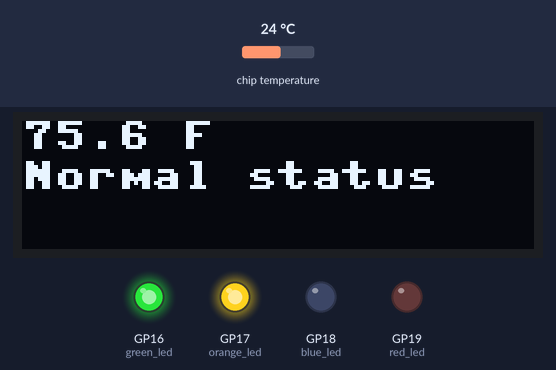
The program below on a simulated Raspberry Pi Pico running MicroPython. Shown: 128×32 one-colour display, output pins drawn as LEDs (lit = HIGH). The test bench sets the inputs (shaded band); at power-on: chip temperature 24 °C. What the program prints to the serial console is not drawn.

Above: at 1.2 s.
1.3 s: chip temperature set to 28 °C
At 7.5 s:
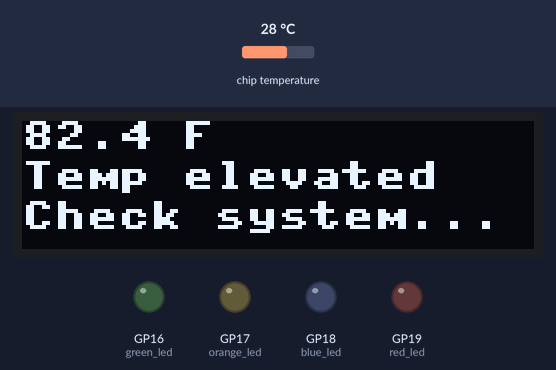
11.3 s: chip temperature set to 1 °C
At 14.3 s:
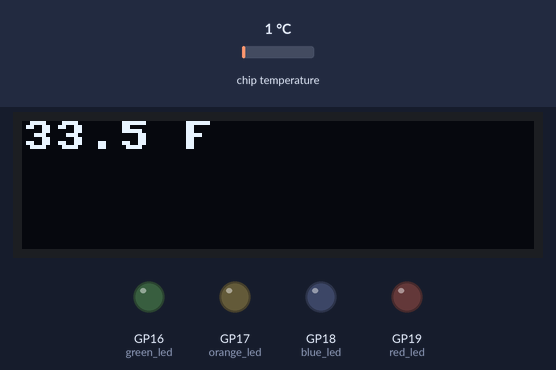
16.7 s: chip temperature set to 11 °C
At 20.0 s:
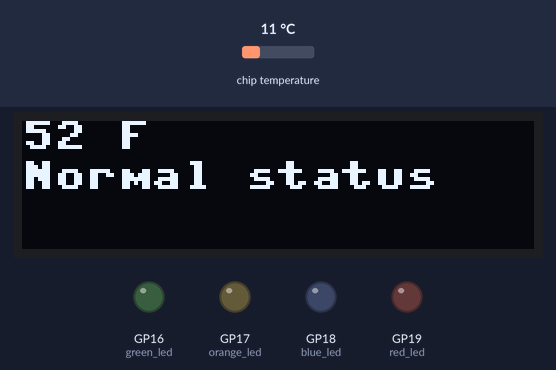
Timing chart, 0 to 25.8 s (numbered marks = the images above; inputs shaded):
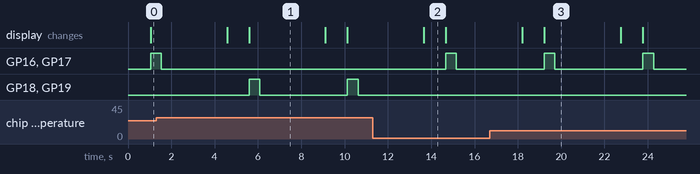

The program:

pico_onboard_temp_sensor_output_to_ssd1306oled.py
```python
# Sample pico's onboard temperature sensor and display value to 32x128

from machine import Pin, ADC, I2C
from ssd1306 import SSD1306_I2C
import utime

# symbolic constants
OLED_HEIGHT = 32
OLED_WIDTH = 128

# set up pins for color LED status indication
green_led = Pin(16, Pin.OUT)
orange_led = Pin(17, Pin.OUT)
blue_led = Pin(18, Pin.OUT)
red_led = Pin(19, Pin.OUT)

# Setup up variables for onboard temperature sensor
sensor_temp = ADC(4)
# converting analog value to temperature
conversion_factor = 3.3 / (65535)

# Setup the I2C interface
i2c=I2C(0,sda=Pin(0), scl=Pin(1), freq=400000)

oled = SSD1306_I2C(OLED_WIDTH, OLED_HEIGHT, i2c)

def blank_screen() -> None:
    oled.fill(0)
    oled.show()

def flash_normal_status() -> None:
    green_led.value(1)
    orange_led.value(1)
    utime.sleep(.5)
    green_led.value(0)
    orange_led.value(0)

def flash_irregular_status() -> None:
    blue_led.value(1)
    red_led.value(1)
    utime.sleep(.5)
    blue_led.value(0)
    red_led.value(0)


try:
    while True:
        # get the temperature in celsius
        reading = sensor_temp.read_u16() * conversion_factor
        celsius_temperature = 27 - (reading - 0.706)/0.001721
        # convert celsius to fahrenheit with conversion formula
        fahrenheit_temperature = (celsius_temperature * 1.8) + 32
        print(fahrenheit_temperature)
        fahrenheit_string = "{0:.3g} F".format(fahrenheit_temperature)
        # Display temp sensor reading to screen
        oled.text(fahrenheit_string, 0, 0)
        oled.show()
        utime.sleep(1)
        if fahrenheit_temperature < 80:
            oled.text("Normal status", 0, 10)
            oled.show()
            flash_normal_status()
            utime.sleep(3)
            blank_screen()
        else:
            oled.text("Temp elevated", 0, 10,)
            oled.text("Check system...", 0, 20)
            oled.show()
            flash_irregular_status()
            utime.sleep(3)
        blank_screen()
finally:
    oled.fill(0)
    oled.show()
```

Measured:
- the behaviour switches between 26 and 27 °C on chip temperature (found by bisection; images 0 and 1)
- after the input at 1.3 s, GP16 (green_led), GP17 (orange_led): goes on until 1.5 s, then stays LOW; GP18 (blue_led), GP19 (red_led): alternates HIGH for 0.50 s and LOW for 4.0 s, starting after 4.3 s; the display: first changes after 3.3 s (image 1 shows a later state)
- after the input at 11.3 s, GP16 (green_led), GP17 (orange_led): LOW → HIGH after 3.4 s, → LOW 0.50 s later; GP18 (blue_led), GP19 (red_led): stays LOW (without the input it goes to HIGH after 3.4 s); the display: changes after 2.4 s (image 2)
- after the input at 16.7 s, the display: first changes after 1.5 s (image 3 shows a later state)
- what the display in image 1 shows lasts 3.5 s, from 5.6 s to 9.1 s
- what the display in image 2 shows lasts 1.0 s, from 13.7 s to 14.7 s
